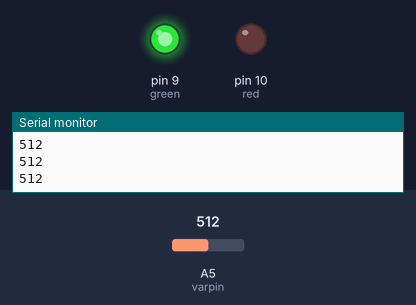
The sketch below on a simulated Arduino Uno, built with avr-gcc and run on an emulated ATmega328P. Parts: output pins drawn as LEDs (lit = HIGH), the last lines printed to the serial monitor. The test bench sets the inputs (shaded band); at power-on: A5 (varpin) = 512.

Above: at 1.2 s.
1.3 s: A5 (varpin) set to 164
2.8 s: A5 (varpin) set to 133
At 3.4 s:
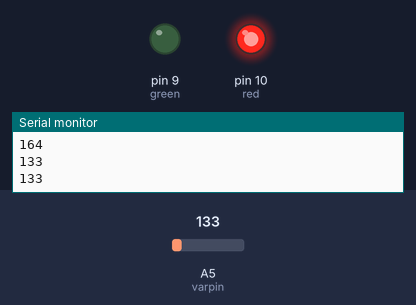
4.5 s: A5 (varpin) set to 160
At 5.7 s:
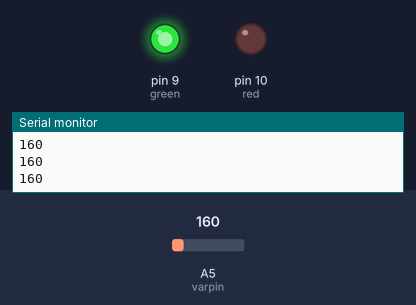
6.0 s: A5 (varpin) set to 140
At 7.0 s:
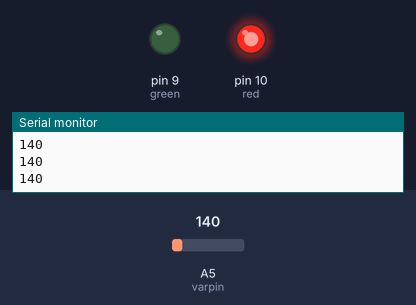
Timing chart, 0 to 8.5 s (numbered marks = the images above; inputs shaded):
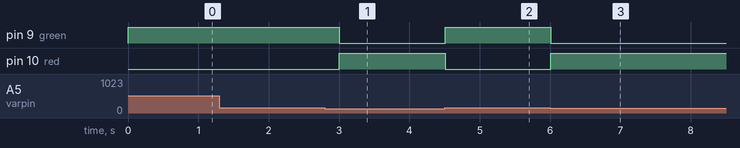

Measured:
- the behaviour switches between 150 and 149 on A5 (varpin) (found by bisection; images 0 and 1)
- after the input at 2.8 s, pin 9 (green): HIGH → LOW after 0.20 s; pin 10 (red): LOW → HIGH after 0.20 s
- after the input at 4.5 s, pin 9 (green): LOW → HIGH at once; pin 10 (red): HIGH → LOW at once
- after the input at 6.0 s, pin 9 (green): HIGH → LOW at once; pin 10 (red): LOW → HIGH at once

The sketch:

photoresistor.ino
```cpp
int varpin=A5;
int varval;

int red=10;
int green=9;
int wt=250;
void setup() {
  Serial.begin(9600);
  pinMode(varpin,INPUT);
  pinMode(red,OUTPUT);
  pinMode(green,OUTPUT);
}

void loop() {
  varval=analogRead(varpin);
  Serial.println(varval);
  if (varval<150){
    digitalWrite(red,HIGH);
    digitalWrite(green,LOW);
  }
  if (varval>150){
    digitalWrite(red,LOW);
    digitalWrite(green,HIGH);
  }
  delay(wt);
}
```
